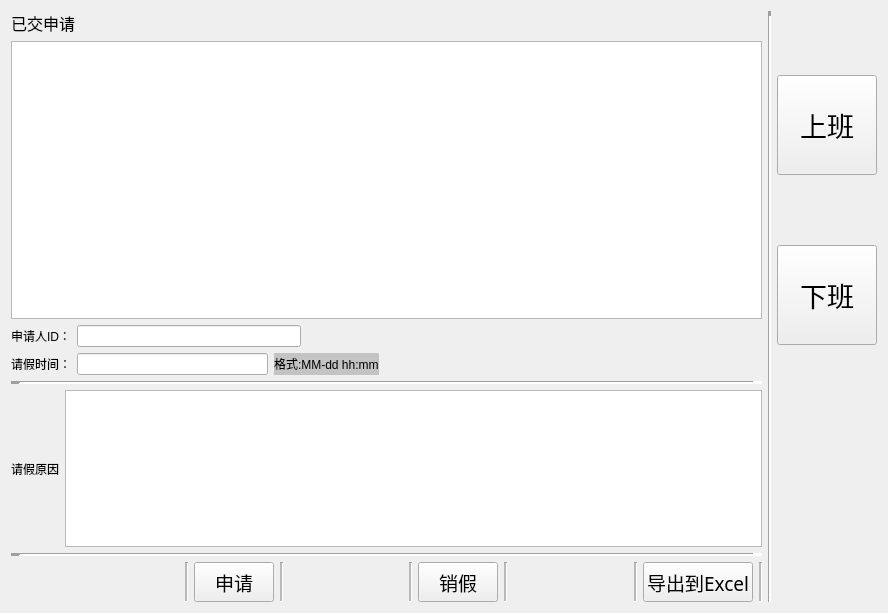
<?xml version="1.0" encoding="UTF-8"?>
<ui version="4.0">
 <class>W_Chuqin</class>
 <widget class="QWidget" name="W_Chuqin">
  <property name="geometry">
   <rect>
    <x>0</x>
    <y>0</y>
    <width>888</width>
    <height>613</height>
   </rect>
  </property>
  <property name="windowTitle">
   <string>Form</string>
  </property>
  <layout class="QGridLayout" name="gridLayout">
   <item row="0" column="0">
    <layout class="QHBoxLayout" name="horizontalLayout_7">
     <item>
      <layout class="QVBoxLayout" name="verticalLayout_3" stretch="1,40,40">
       <item>
        <widget class="QLabel" name="label">
         <property name="font">
          <font>
           <family>Agency FB</family>
           <pointsize>12</pointsize>
          </font>
         </property>
         <property name="text">
          <string>已交申请</string>
         </property>
        </widget>
       </item>
       <item>
        <widget class="QTableView" name="tableView"/>
       </item>
       <item>
        <layout class="QVBoxLayout" name="verticalLayout_2">
         <item>
          <layout class="QHBoxLayout" name="horizontalLayout_2">
           <item>
            <widget class="QLabel" name="label_2">
             <property name="text">
              <string>申请人ID：</string>
             </property>
            </widget>
           </item>
           <item>
            <widget class="QLineEdit" name="lineEdit">
             <property name="maximumSize">
              <size>
               <width>300</width>
               <height>16777215</height>
              </size>
             </property>
            </widget>
           </item>
           <item>
            <widget class="QLabel" name="label_6">
             <property name="text">
              <string/>
             </property>
            </widget>
           </item>
           <item>
            <spacer name="horizontalSpacer_6">
             <property name="orientation">
              <enum>Qt::Horizontal</enum>
             </property>
             <property name="sizeHint" stdset="0">
              <size>
               <width>40</width>
               <height>20</height>
              </size>
             </property>
            </spacer>
           </item>
           <item>
            <spacer name="horizontalSpacer_5">
             <property name="orientation">
              <enum>Qt::Horizontal</enum>
             </property>
             <property name="sizeHint" stdset="0">
              <size>
               <width>40</width>
               <height>20</height>
              </size>
             </property>
            </spacer>
           </item>
          </layout>
         </item>
         <item>
          <layout class="QHBoxLayout" name="horizontalLayout_3">
           <item>
            <widget class="QLabel" name="label_3">
             <property name="text">
              <string>请假时间：</string>
             </property>
            </widget>
           </item>
           <item>
            <widget class="QLineEdit" name="lineEdit_2">
             <property name="maximumSize">
              <size>
               <width>300</width>
               <height>16777215</height>
              </size>
             </property>
            </widget>
           </item>
           <item>
            <widget class="QLabel" name="label_4">
             <property name="styleSheet">
              <string notr="true">background-color: rgb(195, 195, 195);</string>
             </property>
             <property name="text">
              <string>格式:MM-dd hh:mm</string>
             </property>
            </widget>
           </item>
           <item>
            <spacer name="horizontalSpacer_8">
             <property name="orientation">
              <enum>Qt::Horizontal</enum>
             </property>
             <property name="sizeHint" stdset="0">
              <size>
               <width>40</width>
               <height>20</height>
              </size>
             </property>
            </spacer>
           </item>
           <item>
            <spacer name="horizontalSpacer_7">
             <property name="orientation">
              <enum>Qt::Horizontal</enum>
             </property>
             <property name="sizeHint" stdset="0">
              <size>
               <width>40</width>
               <height>20</height>
              </size>
             </property>
            </spacer>
           </item>
          </layout>
         </item>
         <item>
          <widget class="Line" name="line">
           <property name="lineWidth">
            <number>10</number>
           </property>
           <property name="orientation">
            <enum>Qt::Horizontal</enum>
           </property>
          </widget>
         </item>
         <item>
          <layout class="QHBoxLayout" name="horizontalLayout_5">
           <item>
            <widget class="QLabel" name="label_5">
             <property name="text">
              <string>请假原因</string>
             </property>
            </widget>
           </item>
           <item>
            <widget class="QTextEdit" name="textEdit"/>
           </item>
          </layout>
         </item>
         <item>
          <widget class="Line" name="line_2">
           <property name="lineWidth">
            <number>10</number>
           </property>
           <property name="orientation">
            <enum>Qt::Horizontal</enum>
           </property>
          </widget>
         </item>
         <item>
          <layout class="QHBoxLayout" name="horizontalLayout" stretch="10,0,1,0,0,0,0,0,0,0,7,0,0,0">
           <item>
            <spacer name="horizontalSpacer">
             <property name="orientation">
              <enum>Qt::Horizontal</enum>
             </property>
             <property name="sizeHint" stdset="0">
              <size>
               <width>40</width>
               <height>20</height>
              </size>
             </property>
            </spacer>
           </item>
           <item>
            <widget class="Line" name="line_10">
             <property name="midLineWidth">
              <number>2</number>
             </property>
             <property name="orientation">
              <enum>Qt::Vertical</enum>
             </property>
            </widget>
           </item>
           <item>
            <widget class="QPushButton" name="pushButton_3">
             <property name="minimumSize">
              <size>
               <width>0</width>
               <height>40</height>
              </size>
             </property>
             <property name="font">
              <font>
               <family>Agency FB</family>
               <pointsize>14</pointsize>
              </font>
             </property>
             <property name="text">
              <string>申请</string>
             </property>
            </widget>
           </item>
           <item>
            <widget class="Line" name="line_9">
             <property name="midLineWidth">
              <number>2</number>
             </property>
             <property name="orientation">
              <enum>Qt::Vertical</enum>
             </property>
            </widget>
           </item>
           <item>
            <spacer name="horizontalSpacer_3">
             <property name="orientation">
              <enum>Qt::Horizontal</enum>
             </property>
             <property name="sizeHint" stdset="0">
              <size>
               <width>40</width>
               <height>20</height>
              </size>
             </property>
            </spacer>
           </item>
           <item>
            <spacer name="horizontalSpacer_4">
             <property name="orientation">
              <enum>Qt::Horizontal</enum>
             </property>
             <property name="sizeHint" stdset="0">
              <size>
               <width>40</width>
               <height>20</height>
              </size>
             </property>
            </spacer>
           </item>
           <item>
            <spacer name="horizontalSpacer_9">
             <property name="orientation">
              <enum>Qt::Horizontal</enum>
             </property>
             <property name="sizeHint" stdset="0">
              <size>
               <width>40</width>
               <height>20</height>
              </size>
             </property>
            </spacer>
           </item>
           <item>
            <widget class="Line" name="line_7">
             <property name="midLineWidth">
              <number>2</number>
             </property>
             <property name="orientation">
              <enum>Qt::Vertical</enum>
             </property>
            </widget>
           </item>
           <item>
            <widget class="QPushButton" name="pushButton_4">
             <property name="minimumSize">
              <size>
               <width>0</width>
               <height>40</height>
              </size>
             </property>
             <property name="font">
              <font>
               <family>Agency FB</family>
               <pointsize>14</pointsize>
              </font>
             </property>
             <property name="text">
              <string>销假</string>
             </property>
            </widget>
           </item>
           <item>
            <widget class="Line" name="line_8">
             <property name="midLineWidth">
              <number>2</number>
             </property>
             <property name="orientation">
              <enum>Qt::Vertical</enum>
             </property>
            </widget>
           </item>
           <item>
            <spacer name="horizontalSpacer_2">
             <property name="orientation">
              <enum>Qt::Horizontal</enum>
             </property>
             <property name="sizeHint" stdset="0">
              <size>
               <width>40</width>
               <height>20</height>
              </size>
             </property>
            </spacer>
           </item>
           <item>
            <widget class="Line" name="line_6">
             <property name="midLineWidth">
              <number>2</number>
             </property>
             <property name="orientation">
              <enum>Qt::Vertical</enum>
             </property>
            </widget>
           </item>
           <item>
            <widget class="QPushButton" name="pushButton_5">
             <property name="minimumSize">
              <size>
               <width>0</width>
               <height>40</height>
              </size>
             </property>
             <property name="font">
              <font>
               <family>Agency FB</family>
               <pointsize>14</pointsize>
              </font>
             </property>
             <property name="text">
              <string>导出到Excel</string>
             </property>
            </widget>
           </item>
           <item>
            <widget class="Line" name="line_5">
             <property name="midLineWidth">
              <number>2</number>
             </property>
             <property name="orientation">
              <enum>Qt::Vertical</enum>
             </property>
            </widget>
           </item>
          </layout>
         </item>
         <item>
          <layout class="QHBoxLayout" name="horizontalLayout_4"/>
         </item>
        </layout>
       </item>
      </layout>
     </item>
     <item>
      <widget class="Line" name="line_3">
       <property name="lineWidth">
        <number>5</number>
       </property>
       <property name="orientation">
        <enum>Qt::Vertical</enum>
       </property>
      </widget>
     </item>
     <item>
      <layout class="QVBoxLayout" name="verticalLayout">
       <item>
        <spacer name="verticalSpacer">
         <property name="orientation">
          <enum>Qt::Vertical</enum>
         </property>
         <property name="sizeHint" stdset="0">
          <size>
           <width>20</width>
           <height>40</height>
          </size>
         </property>
        </spacer>
       </item>
       <item>
        <widget class="QPushButton" name="pushButton">
         <property name="minimumSize">
          <size>
           <width>100</width>
           <height>100</height>
          </size>
         </property>
         <property name="font">
          <font>
           <family>Agency FB</family>
           <pointsize>20</pointsize>
          </font>
         </property>
         <property name="text">
          <string>上班</string>
         </property>
        </widget>
       </item>
       <item>
        <spacer name="verticalSpacer_4">
         <property name="orientation">
          <enum>Qt::Vertical</enum>
         </property>
         <property name="sizeHint" stdset="0">
          <size>
           <width>20</width>
           <height>40</height>
          </size>
         </property>
        </spacer>
       </item>
       <item>
        <widget class="QPushButton" name="pushButton_2">
         <property name="minimumSize">
          <size>
           <width>0</width>
           <height>100</height>
          </size>
         </property>
         <property name="font">
          <font>
           <family>Agency FB</family>
           <pointsize>20</pointsize>
          </font>
         </property>
         <property name="text">
          <string>下班</string>
         </property>
        </widget>
       </item>
       <item>
        <spacer name="verticalSpacer_6">
         <property name="orientation">
          <enum>Qt::Vertical</enum>
         </property>
         <property name="sizeHint" stdset="0">
          <size>
           <width>20</width>
           <height>40</height>
          </size>
         </property>
        </spacer>
       </item>
       <item>
        <spacer name="verticalSpacer_5">
         <property name="orientation">
          <enum>Qt::Vertical</enum>
         </property>
         <property name="sizeHint" stdset="0">
          <size>
           <width>20</width>
           <height>40</height>
          </size>
         </property>
        </spacer>
       </item>
       <item>
        <spacer name="verticalSpacer_2">
         <property name="orientation">
          <enum>Qt::Vertical</enum>
         </property>
         <property name="sizeHint" stdset="0">
          <size>
           <width>20</width>
           <height>40</height>
          </size>
         </property>
        </spacer>
       </item>
       <item>
        <spacer name="verticalSpacer_3">
         <property name="orientation">
          <enum>Qt::Vertical</enum>
         </property>
         <property name="sizeHint" stdset="0">
          <size>
           <width>20</width>
           <height>40</height>
          </size>
         </property>
        </spacer>
       </item>
      </layout>
     </item>
    </layout>
   </item>
  </layout>
 </widget>
 <resources/>
 <connections/>
</ui>
